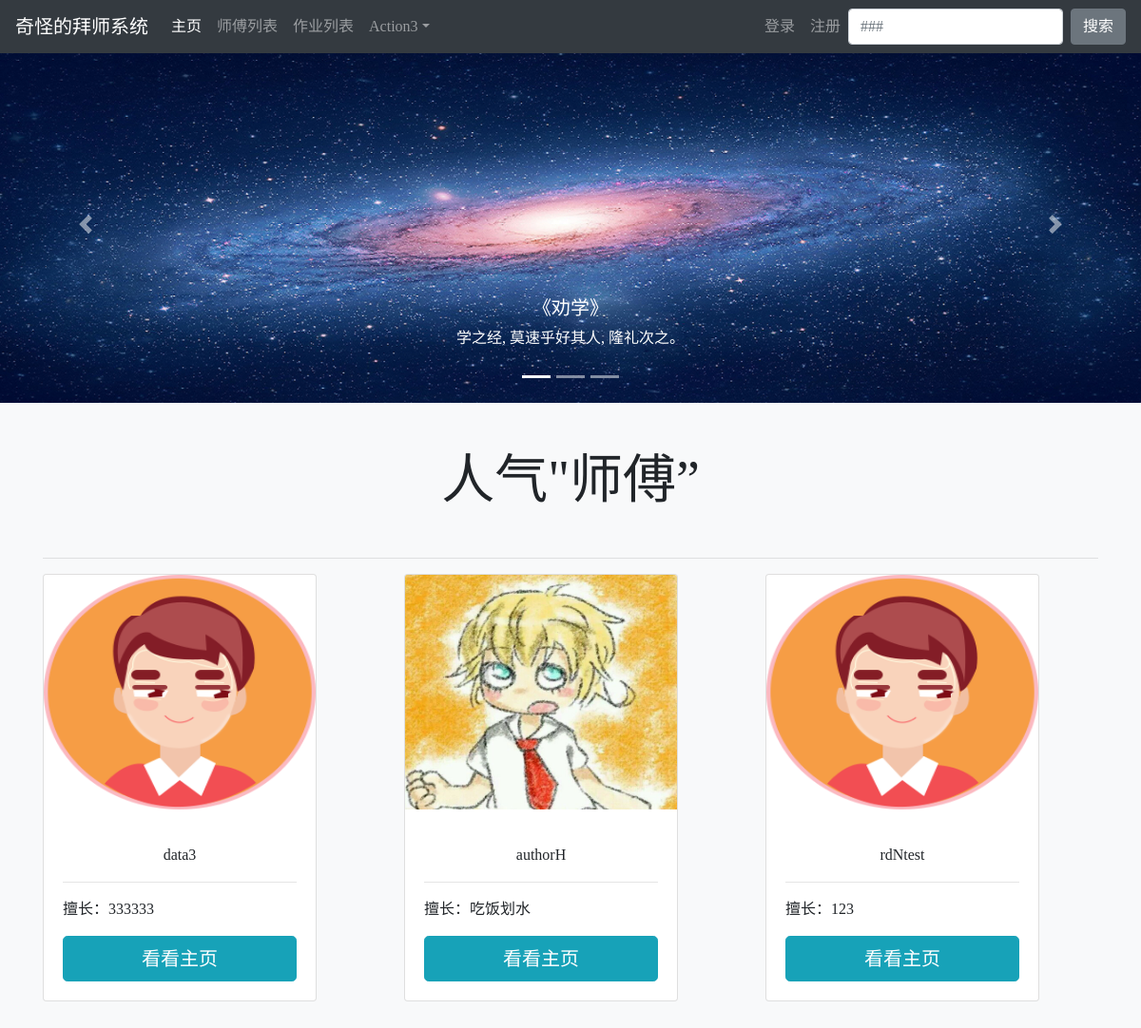
The page / on the database its author committed.
### user/models.py (models this page shows, shortened)
class ReadNum(models.Model):
    read_num = models.IntegerField(default=0)
    teacher = models.OneToOneField(Teacher, on_delete=models.DO_NOTHING)

class Teacher(models.Model):
    user = models.OneToOneField(User, on_delete=models.CASCADE, null=True)
    teacher_name = models.CharField(max_length=10, null=True)
    skill = models.CharField(max_length=50, null=True)
    enter_time = models.DateTimeField(null=True, blank=True)
    self_introduction = RichTextUploadingField(null=True)

class Profile(models.Model):
    user = models.OneToOneField(User, on_delete=models.CASCADE)
    student_ID = models.CharField(max_length=8, null=True, verbose_name="学号")
    portrait = models.ImageField('头像', upload_to=user_directory_path, blank=True, null=True)
    real_name = models.CharField(max_length=10, null=True, verbose_name="真实姓名")
    nickname = models.CharField(max_length=20, verbose_name='昵称')
    school = models.CharField(max_length=10, default='华东理工大学')
    sex = models.CharField(max_length=2, null=True)
    grade = models.CharField(max_length=5)
    major = models.ForeignKey(Major, on_delete=models.DO_NOTHING, null=True)
    photo_resize = ImageSpecField(  # 注意：ImageSpecField 不会生成数据库表的字段
        source='portrait',
        processors=[ResizeToFill(148, 207)],  # 处理成一寸照片的大小
        format='JPEG',  # 处理后的图片格式
        options={'quality': 95}  # 处理后的图片质量
    )
    def photo_resize_url(self):
        if self.photo_resize and hasattr(self.photo_resize, 'url'):
            return self.photo_resize.url
        else:
            return '\\media\\upload\\default\\user.jpg'

### ApprenticeshipSystem/views.py (the view)
# urls.py: 2. Add a URL to urlpatterns:  path('', views.home, name='home')
def home(request):
    teachers = Teacher.objects.all().order_by('-readnum__read_num')
    read_nums = ReadNum.objects.all().order_by('-read_num')
    hot_read_nums = []
    hot_teachers = []
    len_read_num = len(read_nums)
    if len_read_num < 3:
        for i in range(len_read_num):
            hot_read_nums.append(read_nums[i])
            hot_teachers.append(teachers[i])
    else:
        for i in range(0, 3):
            hot_read_nums.append(read_nums[i])
            hot_teachers.append(teachers[i])
    context = {}
    context['teachers'] = teachers
    context['read_nums'] = read_nums
    context['hot_read_nums'] = hot_read_nums
    context['read_numlen'] = str(len(read_nums))
    context['hot_teachers'] = hot_teachers
    return render(request, 'index.html', context)

### user/models.py (called while the page is built)
def get_Profile(self):
    if Profile.objects.filter(user=self).exists():
        profile = Profile.objects.get(user=self)
        return profile
    else:
        return ''

### templates/index.html (shortened to what this page needs)
{% extends 'base.html' %}
{% block homeActive %} active {% endblock %}
{% block content %}
    <div id="carouselExampleCaptions" class="carousel slide" data-ride="carousel">
      <ol class="carousel-indicators">
        <li data-target="#carouselExampleCaptions" data-slide-to="0" class="active"></li>
        <li data-target="#carouselExampleCaptions" data-slide-to="1"></li>
        <li data-target="#carouselExampleCaptions" data-slide-to="2"></li>
      </ol>
        <div class="carousel-inner">
            <div class="carousel-item active" data-interval="3000">
                <img src="/media/3.png" class="d-block w-100" alt="..." >
                    <div class="carousel-caption d-none d-md-block">
                    <h5>《劝学》</h5>
                <p>学之经, 莫速乎好其人, 隆礼次之。</p>
            </div>
        </div>
        </div>
        <a class="carousel-control-prev" href="#carouselExampleCaptions" role="button" data-slide="prev">
            <span class="carousel-control-prev-icon" aria-hidden="true"></span>
        </a>
        <a class="carousel-control-next" href="#carouselExampleCaptions" role="button" data-slide="next">
            <span class="carousel-control-next-icon" aria-hidden="true"></span>
        </a>
    </div>
<div class="container">
    <div class="pricing-header px-3 py-3 pt-md-5 pb-md-4 mx-auto text-center">
        <h1 class="display-4">人气"师傅”</h1>
    </div>
    <hr>
    <div class="row">
        {% for readnum in hot_read_nums %}
          <div class="col-md-4">
            <div class="card" style="width: 18rem;">
              <img src="{{ readnum.teacher.user.Profile.photo_resize_url }}" class="card-img-top" height="247" width="148" alt="...">
              <div class="card-body">
                    <p class="card-text">
                        <div style="text-align: center">{{ readnum.teacher.teacher_name }}</div>
                  <hr>
                        {% autoescape off %}
                            擅长：{{ readnum.teacher.skill }}
                        {% endautoescape %}
                    </p>
                    <button class="btn btn-info btn-lg btn-block">
                        <a href="{% url 'teacher_info_outside' readnum.teacher.user.pk %}" style="color: white">
                            看看主页
                        </a>
                    </button>
              </div>
            </div>
          </div>
        {% endfor %}
  </div>
</div>
{% endblock content %}

### templates/base.html (style rules this page uses)
html { height: 100%; }
body { display: flex; flex-direction: column; height: 100%; font-family: '微软雅黑'; }

### rows shown on the page
ReadNum: teacher.teacher_name "data3", teacher.skill "333333"
ReadNum: teacher.user.Profile.photo_resize_url (picture), teacher.teacher_name "authorH", teacher.skill "吃饭划水"
ReadNum: teacher.teacher_name "rdNtest", teacher.skill "123"
